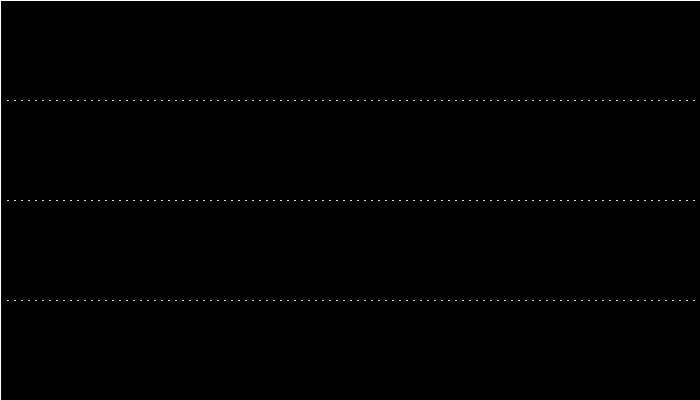
Frame 1 (no input)
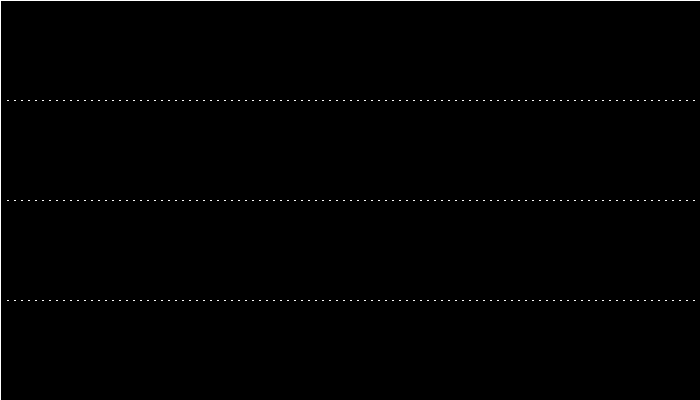
Frame 60 (the mouse pressed at the canvas centre just before this capture)
Frame 120 (the mouse held since frame 60 and released just before this capture): identical to frame 60, image omitted

The Processing sketch that drew these frames (run headless with seeded random() and noise(); from frame 60 on, the mouse is pressed at the canvas centre):

// Processing sketch: processing_35837
// ── processing_35837.pde

int noLines = 3;
int noPart = 100;
float a = 1.1;
float speeds[] = {
  1,2,1
}; 
float restLine[]= {
  100,200,300
};
float disp[] = {
  0,0,0
};
boolean mousemoving;

void setup() {
  size(700,400); 
  background(0); 
  stroke(255);
}



void draw() {
  
  ///fades are dope as shit
  fill (0,40);
  rect(0,0,700,400);
  
//// makes them move to the mouse and go back to rest
  if (mousemoving) {
    for (int i = 0; i < noLines; i++) {
      speeds[i] = speeds[i]*a;
      
      if (restLine[i]+disp[i] < mouseY) {
        disp[i] += speeds[i];
      }
      if (restLine[i]+disp[i] > mouseY) {
        disp[i] -= speeds[i];
      }
    }
  }else{
    
     speeds[0] = speeds[0]*a;
     speeds[1] = speeds[1]*a;
     speeds[2] = speeds[2]*a;
    for (int i = 0; i < noLines; i++) {
      if(disp[i] < 0) {
        disp[i] += speeds[i];

      }
      if (disp[i] > 0) {
        disp[i] -= speeds[i];
      }
    }
  }

  // this draws the lines
  
    for (int i = 0; i < noLines; i++) {
      for (int k = 1; k <= noPart; k++){
      line( (width/noPart)*k, restLine[i]+(disp[i]/700)*mouseX, (width/noPart)*k + 1, restLine[i]+(disp[i]/700)*mouseX);
    }
  }
  
  //this resets mouse moving 
  if (mousemoving){
     speeds[0] = 1;
     speeds[1] = 1;
     speeds[2] = 1;
  }
  mousemoving = false;
  
}

void mouseMoved() {
  mousemoving = true;
  //changes speeds acording to mouses position
   if (mouseY <= height/ noLines && mouseY >= 0){
     speeds[0] = 2;
     speeds[1] = 1;
     speeds[2] = 0;
   }
   if (mouseY <= (height/ noLines)*2 && mouseY > height/ noLines){
     speeds[0] = 1;
     speeds[1] = 2;
     speeds[2] = 1;
   }
   if (mouseY <= (height/ noLines)*3 && mouseY > (height/ noLines)*2){
     speeds[0] = 0;
     speeds[1] = 1;
     speeds[2] = 2;
   }
}
